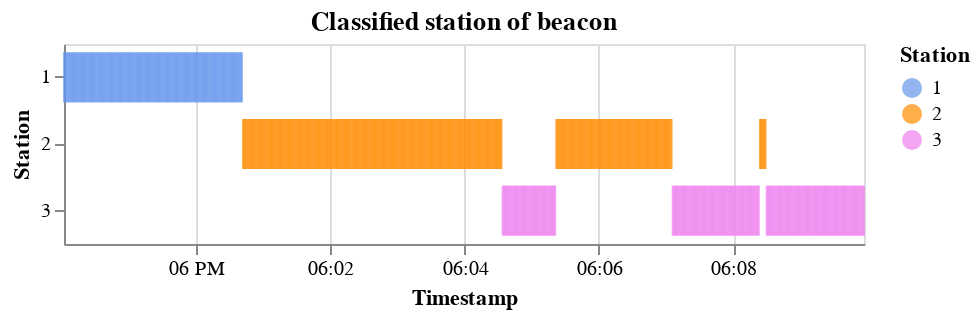

Notebook code cell kept with this figure:
### Code cell
def strip_plot(df,include_3):
    df['ts'] = df['ts'].astype(str)  
    if include_3:
        y_scale = alt.Scale(domain=[1, 2, 3])  # Set the y-axis range from 1 to 3
        # Define color encoding based on the station value
        color = alt.Color('station:N', scale=alt.Scale(
            domain=[1, 2, 3], range=['cornflowerblue', 'darkorange', 'violet'])
             , legend=alt.Legend(title='Station'))
    else:
        y_scale = alt.Scale(domain=[1, 2])  # Set the y-axis range from 1 to 3
        color = alt.Color('station:N', scale=alt.Scale(
        domain=[1, 2], range=['cornflowerblue', 'darkorange']))


    custom_x_ticks = ['2023-08-24 17:58:00', '2023-08-24 18:00:00', '2023-08-24 18:02:00', '2023-08-24 18:04:00', '2023-08-24 18:06:00', '2023-08-24 18:08:00', '2023-08-24 18:10:00']    #1 inicio 17:57:30 -> 18:01:00
    # fim 18:02:00 -> 18:06:00
    #3 monta cargas 18:07:00 -> 18:10:00

    chart = alt.Chart(df).mark_tick().encode(
        x=alt.X('ts:T', title='Timestamp', axis=alt.Axis(values=custom_x_ticks)), #scale=alt.Scale(domain=domain)),
        y=alt.Y('station:O', title='Station'),#, scale=y_scale),
        color=color  # Apply the color encoding
    ).properties(
        title=f'Classified station of beacon',#{beacon}',
        width=400,  # Set the width to 600 pixels (adjust as needed)
        height=100  # Set the height to 400 pixels (adjust as needed)
    ).configure_tick(
    #thickness=5,
    bandSize=25,)

    return chart


#display(df_rssi2_resample)
    
#chart1 = strip_plot(df_rssi1_,beacon=1)
chart2 = strip_plot(df_rssi2_resample,include_3=1)

#chart1 | 
chart2

### Figure 1 — Vega-Lite specification as saved in the notebook (floating-point values rounded to 4 significant figures; data arrays with more than 128 entries replaced by an {"elided": "..."} marker saying what was removed)
{"config": {"view": {"continuousWidth": 300, "continuousHeight": 300}, "tick": {"bandSize": 25}}, "data": {"name": "data-4aa84042c9c707801eb51d56c17c2c5f"}, "mark": {"type": "tick"}, "encoding": {"color": {"field": "station", "legend": {"title": "Station"}, "scale": {"domain": [1, 2, 3], "range": ["cornflowerblue", "darkorange", "violet"]}, "type": "nominal"}, "x": {"axis": {"values": ["2023-08-24 17:58:00", "2023-08-24 18:00:00", "2023-08-24 18:02:00", "2023-08-24 18:04:00", "2023-08-24 18:06:00", "2023-08-24 18:08:00", "2023-08-24 18:10:00"]}, "field": "ts", "title": "Timestamp", "type": "temporal"}, "y": {"field": "station", "title": "Station", "type": "ordinal"}}, "height": 100, "title": "Classified station of beacon", "width": 400, "$schema": "https://vega.github.io/schema/vega-lite/v5.15.1.json", "datasets": {"data-4aa84042c9c707801eb51d56c17c2c5f": {"elided": "716 records"}}}
